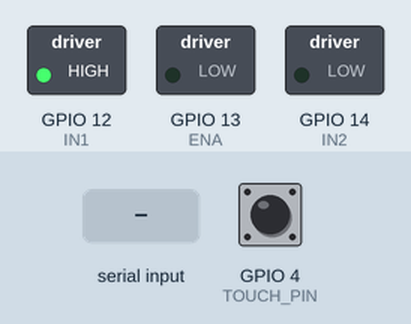
The sketch below on a simulated ESP32. Parts: switched loads named in the sketch (green lamp = pin HIGH). Dashed ring = blinking. Inputs (shaded band) come from the test bench; at power-on: GPIO 4 (TOUCH_PIN) HIGH.

Above: at 1.2 s.
1.3 s: "B" received over Serial
At 1.31 s:
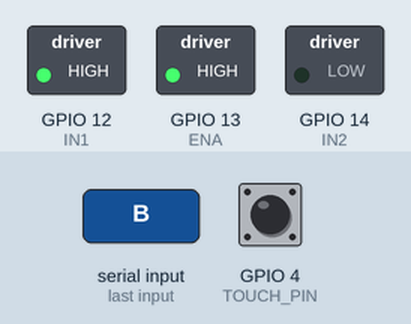
4.3 s: "A" received over Serial
5.8 s: "C" received over Serial
At 5.99 s:
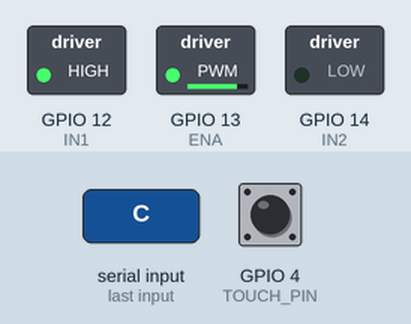
At 7.5 s:
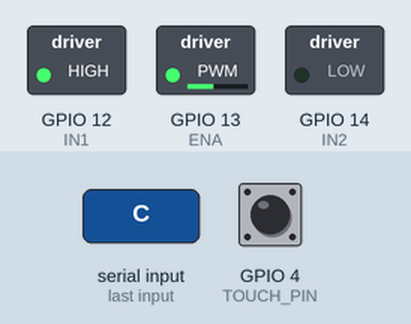
Timing chart, 0 to 9.0 s (numbered marks = the images above; inputs shaded):
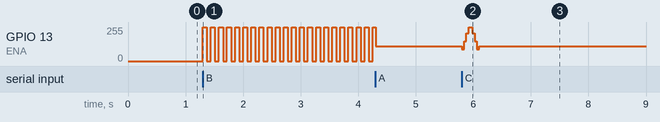

Measured:
- after the input at 1.3 s, GPIO 13 (ENA): alternates 255/255 for 0.07 s and 0/255 for 0.07 s, starting at once
- after the input at 5.8 s, GPIO 13 (ENA): 110/255 → 255/255 at once, → 110/255 0.18 s later

The sketch:

haptic_tracing.ino
```cpp
const int ENA = 13;
const int IN1 = 12;
const int IN2 = 14;

const bool USE_TOUCH_BUTTON = true;
const int  TOUCH_PIN        = 4;
const int  TOUCH_THRESHOLD  = 30;
const unsigned long TOUCH_DEBOUNCE_MS = 700;

struct Step    { uint8_t intensity; uint16_t ms; };
struct Pattern { const Step* steps; uint8_t len; bool loops; };

const Step ON_LINE[]    = { {110, 100} };
const Step OFF_LINE[]   = { {255, 70}, {0, 70} };
const Step CHECKPOINT[] = { {90,40},{150,40},{210,40},{255,60},{210,40},{150,40},{90,40} };
const Step COMPLETE[]   = {
  {255,90},{0,70},{200,110},{0,380},
  {255,90},{0,70},{200,110},{0,380},
  {255,90},{0,70},{200,110},{0,100}
};

#define COUNT(a) (sizeof(a) / sizeof(a[0]))
const Pattern P_ON    = { ON_LINE,    COUNT(ON_LINE),    true  };
const Pattern P_OFF   = { OFF_LINE,   COUNT(OFF_LINE),   true  };
const Pattern P_CHECK = { CHECKPOINT, COUNT(CHECKPOINT), false };
const Pattern P_DONE  = { COMPLETE,   COUNT(COMPLETE),   false };

const Pattern* basePattern    = nullptr;
const Pattern* overlayPattern = nullptr;
const Pattern* active         = nullptr;
uint8_t stepIdx = 0;
unsigned long stepStart = 0;
unsigned long lastTouchMs = 0;

void setMotor(uint8_t intensity) {
  digitalWrite(IN1, HIGH);
  digitalWrite(IN2, LOW);
  analogWrite(ENA, intensity);
}

void startPattern(const Pattern* p) {
  active = p;
  stepIdx = 0;
  stepStart = millis();
  setMotor(p ? p->steps[0].intensity : 0);
}

void updatePattern() {
  if (!active) return;
  if (millis() - stepStart < active->steps[stepIdx].ms) return;

  stepIdx++;
  if (stepIdx >= active->len) {
    if (active->loops) {
      stepIdx = 0;
    } else {
      overlayPattern = nullptr;
      startPattern(basePattern);
      return;
    }
  }
  stepStart = millis();
  setMotor(active->steps[stepIdx].intensity);
}

void handleCommand(char c) {
  switch (c) {
    case 'A': basePattern = &P_ON;  if (!overlayPattern) startPattern(basePattern); break;
    case 'B': basePattern = &P_OFF; if (!overlayPattern) startPattern(basePattern); break;
    case 'S': basePattern = nullptr; if (!overlayPattern) startPattern(nullptr);    break;
    case 'C': overlayPattern = &P_CHECK; startPattern(overlayPattern); break;
    case 'D': overlayPattern = &P_DONE;  startPattern(overlayPattern); break;
  }
}

void setup() {
  Serial.begin(115200);
  pinMode(ENA, OUTPUT);
  pinMode(IN1, OUTPUT);
  pinMode(IN2, OUTPUT);
  startPattern(nullptr);
}

void loop() {
  while (Serial.available()) handleCommand((char)Serial.read());
  updatePattern();

  if (USE_TOUCH_BUTTON && touchRead(TOUCH_PIN) < TOUCH_THRESHOLD &&
      millis() - lastTouchMs > TOUCH_DEBOUNCE_MS) {
    lastTouchMs = millis();
    Serial.println('N');
  }
}
```
